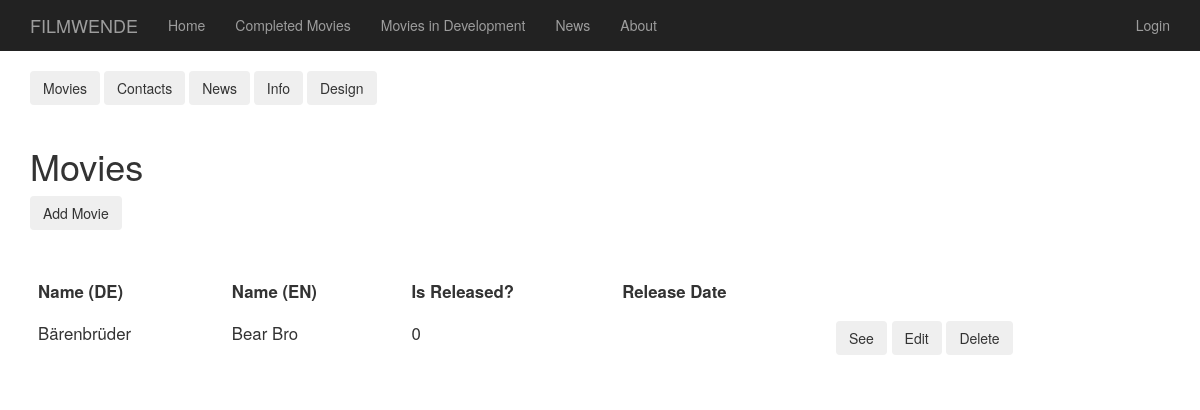
Page /dashboard_movies on the earlier database version.
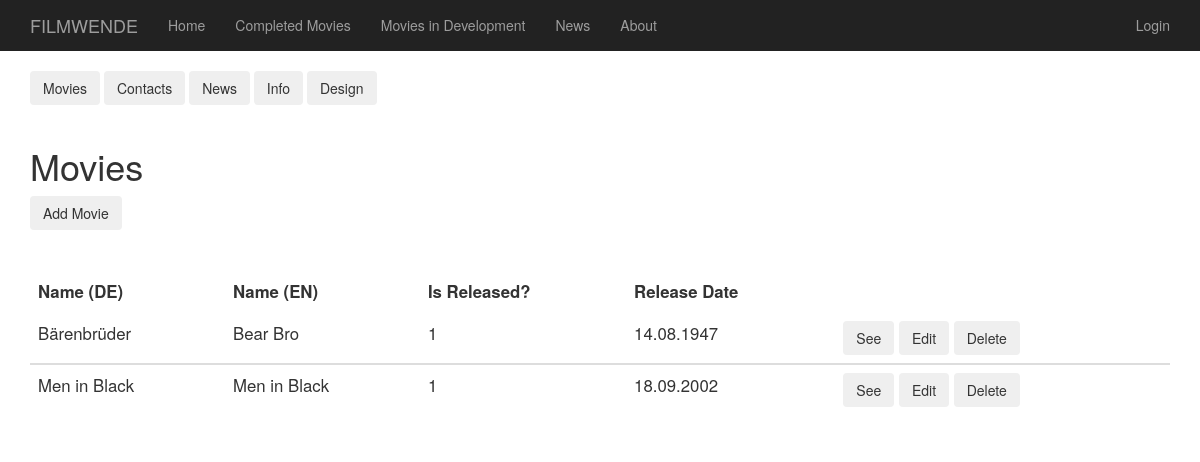
Same page on the later database version.
### app/models.py (models this page shows, shortened)
class Movie(db.Model):
    __tablename__ = "movies"
    id = db.Column(db.Integer, primary_key=True)
    title_DE = db.Column(db.String, unique=True)
    title_EN = db.Column(db.String, unique=True)
    isReleased = db.Column(db.Integer)
    release_date = db.Column(db.String(140))
    format = db.Column(db.String)
    isColored = db.Column(db.Integer)
    language = db.Column(db.String)
    duration = db.Column(db.String)
    synopsis = db.Column(db.String)
    awards = db.Column(db.String)
    screenings = db.Column(db.String)
    supporters = db.Column(db.String)
    directors = db.Column(db.String)
    producers = db.Column(db.String)
    executive_producers = db.Column(db.String)
    editors = db.Column(db.String)
    cinematography = db.Column(db.String)
    sound_recordist = db.Column(db.String)
    sound_mix = db.Column(db.String)
    color = db.Column(db.String)
    image_url = db.Column(db.String)

### app/routes.py (the view)
@login_required
@app.route('/dashboard', methods=['GET', 'POST'])
@app.route ('/dashboard_movies')
def dashboard():
    movies = Movie.query.all()
    return render_template('dashboard_movies.html', movies = movies)

### app/templates/dashboard_movies.html
{% extends "base2.html" %}
{% block content %}
<div class="container">
  {% include '_dashboard.html' %}
  <div class="col"><hr></div>
  <h1>Movies</h1>
  <button type="button" class="btn btn-outline-secondary" onclick ="window.location = '/edit_movie';"> Add Movie</button>
  <div class="col"><hr></div>
  {% if movies | length > 0 %}
  <table class="table">
    <thead>
      <tr>
        <th scope="col">Name (DE)</th>
        <th scope="col">Name (EN)</th>
        <th scope="col">Is Released?</th>
        <th scope="col">Release Date</th>
        <th scope="col"></th>
      </tr>
    </thead>
    {%for movie in movies%}
    <tbody>
      <tr>
        <td>{{movie.title_DE }}</td>
        <td>{{movie.title_EN}}</td>
        <td>{{movie.isReleased}}</td>
        <td>{{movie.release_date}}</td>
        <td>
          <button type="button" class="btn btn-outline-secondary" onclick ="window.location = '/movies/{{movie.title_DE}}';"> See </button>
          <button type="button" class="btn btn-outline-secondary" onclick ="window.location = '/edit_movie?id={{movie.id}}';"> Edit </button>
          <button type="button" class="btn btn-outline-secondary" onclick ="window.location = '/delete_movie?id={{movie.id}}';"> Delete </button>
        </td>
      </tr>
    </tbody>
    {%endfor%}
  </table>
{%else%}
  <i>No movie yet.</i>
{%endif%}
  </div>
{%endblock%}

Differences in the rows shown:
changed Movie "Bärenbrüder": isReleased "0" → "1"; release_date (not shown) → "14.08.1947"
added Movie: title_DE "Men in Black", title_EN "Men in Black", isReleased "1", release_date "18.09.2002"
